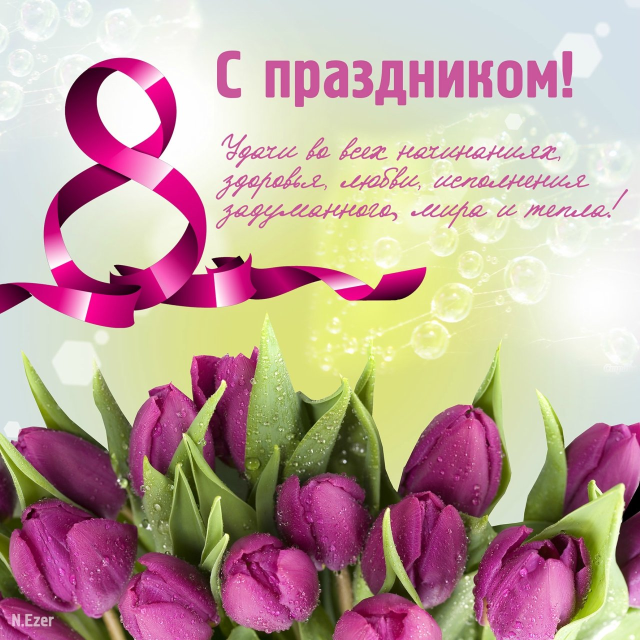
#> input picture Images/march_8_card.jpg, 1280 x 1280 px, given in place of otkritka.jpg, which was not available (shown at 1/2 size)
$ python Zadanie3.py
#> lines starting #> are read from the running program, lines starting #| are printed output that depends on the picture; pictures that were not available may be replaced by others from this repository, and a replacement may not be noted
#Модифицируйте задачу 8.1 так: спросите еще у пользователя, имя того, кого он хочет поздравить, добавьте на заданную открытку текст «…., поздравляю!»,
# где вместо …. вставьте полученное имя  (выведите его разным цветом и шрифтами, посередине вверху или внизу фото). Найдите в сети интернет решение,
# как сделать надпись жирным текстом (по умолчанию, такого параметра нет). Сохраните новую открытку в файл с расширением png.

from PIL import Image, ImageDraw, ImageFont
import os
input_image_path = 'C:/Users/AlexSash/Downloads/otkritka.jpg'
output_image_path = 'C:/Users/AlexSash/PycharmProjects/lab8/Images'

image = Image.open(input_image_path)
#> image is the input picture: PIL image 1280x1280 RGB; mean R, G, B 190.6, 162.4, 156.5

cropped_image = image.crop((70, 50, 800, 600))
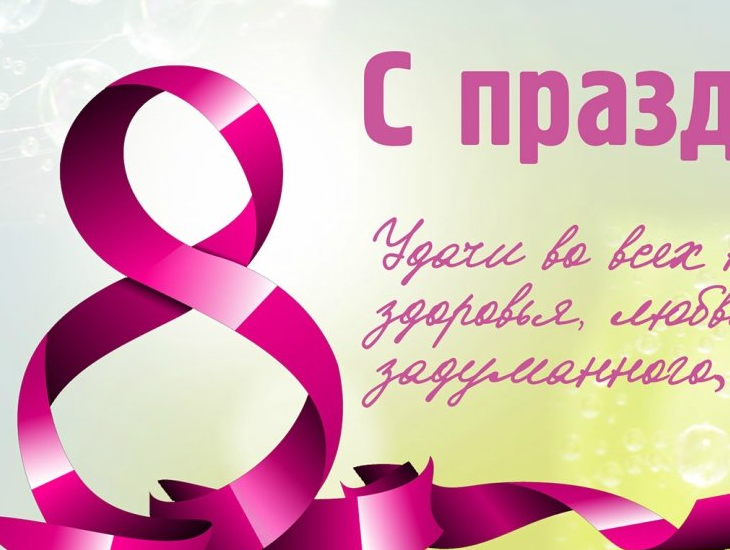
#> cropped_image: PIL image 730x550 RGB; mean R, G, B 217.6, 178.6, 183
cropped_image.save(f'{output_image_path}/228.jpg')

name = input("Введите имя человека, которого вы хотите поздравить: ")
#> the answer given: Images/march_8_card.jpg

draw = ImageDraw.Draw(cropped_image)
font_size = 32

try:
    font = ImageFont.truetype("C:/Users/AlexSash/Downloads/Arial.ttf", font_size)
    font1 = ImageFont.truetype("C:/Users/AlexSash/Downloads/ArialBold.ttf", font_size)
except IOError:
    font = ImageFont.load_default()

text = f"{name}, поздравляю!"
bbox = draw.textbbox((0,0), text, font)
#> bbox = (0, 6, 649, 38)
text_width = bbox[2] - bbox[0]
#> text_width = 649
text_height = bbox[3] - bbox[1]
#> text_height = 32

x = (cropped_image.height - text_width) // 2
#> x = -50
y = 20

draw.text((x, y), text, font=font, fill = (255, 0, 0))
output_filename = f'congratulation_{name}.png'
output_full_path = os.path.join(output_image_path, output_filename)

cropped_image.save(output_full_path)
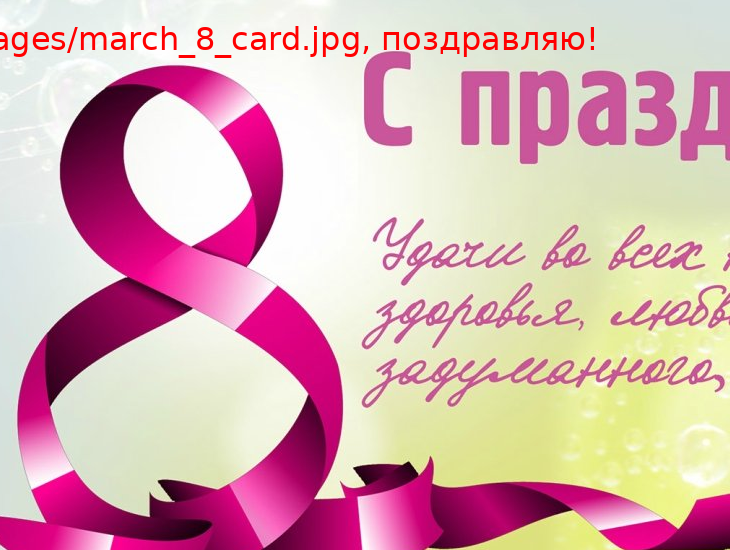
#> saved as march_8_card.jpg.png: PIL image 730x550 RGB; mean R, G, B 217.8, 176.1, 180.6
print("Saved")
